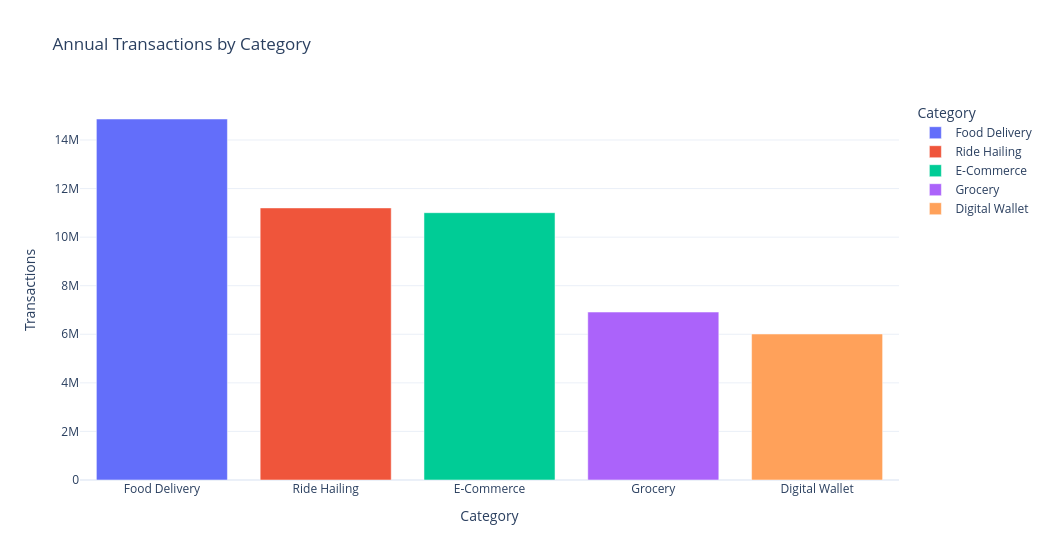

Notebook cell for this chart:
### Code cell
fig = px.bar(
    category_summary,
    x="category",
    y="transactions",
    color="category",
    title="Annual Transactions by Category",
    labels={"category": "Category", "transactions": "Transactions"},
)
fig.show()

### Figure 1 — Plotly figure (JSON) as saved in the notebook; plotly's stock layout.template omitted (floating-point values rounded to 4 significant figures)
{"data": [{"hovertemplate": "Category=%{x}<br>Transactions=%{y}<extra></extra>", "legendgroup": "Food Delivery", "marker": {"color": "#636efa", "pattern": {"shape": ""}}, "name": "Food Delivery", "orientation": "v", "showlegend": true, "textposition": "auto", "type": "bar", "x": ["Food Delivery"], "xaxis": "x", "y": [14864102], "yaxis": "y"}, {"hovertemplate": "Category=%{x}<br>Transactions=%{y}<extra></extra>", "legendgroup": "Ride Hailing", "marker": {"color": "#EF553B", "pattern": {"shape": ""}}, "name": "Ride Hailing", "orientation": "v", "showlegend": true, "textposition": "auto", "type": "bar", "x": ["Ride Hailing"], "xaxis": "x", "y": [11202731], "yaxis": "y"}, {"hovertemplate": "Category=%{x}<br>Transactions=%{y}<extra></extra>", "legendgroup": "E-Commerce", "marker": {"color": "#00cc96", "pattern": {"shape": ""}}, "name": "E-Commerce", "orientation": "v", "showlegend": true, "textposition": "auto", "type": "bar", "x": ["E-Commerce"], "xaxis": "x", "y": [11005827], "yaxis": "y"}, {"hovertemplate": "Category=%{x}<br>Transactions=%{y}<extra></extra>", "legendgroup": "Grocery", "marker": {"color": "#ab63fa", "pattern": {"shape": ""}}, "name": "Grocery", "orientation": "v", "showlegend": true, "textposition": "auto", "type": "bar", "x": ["Grocery"], "xaxis": "x", "y": [6915310], "yaxis": "y"}, {"hovertemplate": "Category=%{x}<br>Transactions=%{y}<extra></extra>", "legendgroup": "Digital Wallet", "marker": {"color": "#FFA15A", "pattern": {"shape": ""}}, "name": "Digital Wallet", "orientation": "v", "showlegend": true, "textposition": "auto", "type": "bar", "x": ["Digital Wallet"], "xaxis": "x", "y": [6012030], "yaxis": "y"}], "layout": {"barmode": "relative", "height": 560, "legend": {"title": {"text": "Category"}, "tracegroupgap": 0}, "title": {"text": "Annual Transactions by Category"}, "width": 1050, "xaxis": {"anchor": "y", "categoryarray": ["Food Delivery", "Ride Hailing", "E-Commerce", "Grocery", "Digital Wallet"], "categoryorder": "array", "domain": [0, 1], "title": {"text": "Category"}}, "yaxis": {"anchor": "x", "domain": [0, 1], "title": {"text": "Transactions"}}}}
